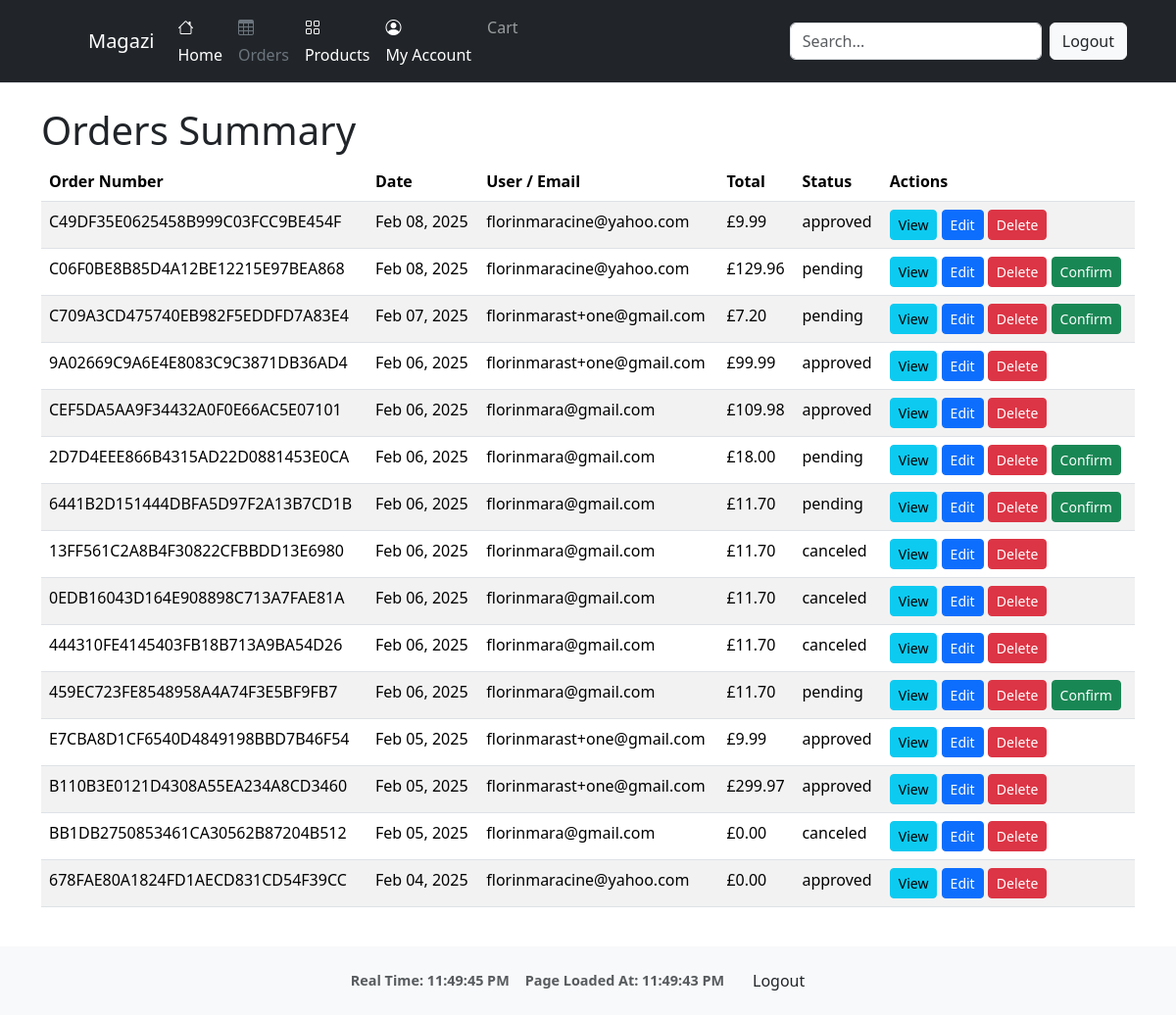
The app's page /orders/summary/ (signed in) with its own data.
### orders/models.py (models this page shows, shortened)
class Order(models.Model):
    order_number = models.CharField(max_length=32, null=False, editable=False)
    user = models.ForeignKey(settings.AUTH_USER_MODEL, on_delete=models.SET_NULL, null=True, blank=True)
    full_name = models.CharField(max_length=50, null=False, blank=False)
    email = models.EmailField(max_length=254, null=False, blank=False)
    phone_number = models.CharField(max_length=20, null=False, blank=False)
    country = CountryField(blank_label='Country *', null=False, blank=False)
    postcode = models.CharField(max_length=20, null=True, blank=True)
    town_or_city = models.CharField(max_length=40, null=False, blank=False)
    street_address1 = models.CharField(max_length=80, null=False, blank=False)
    street_address2 = models.CharField(max_length=80, null=True, blank=True)
    county = models.CharField(max_length=80, null=True, blank=True)
    date = models.DateTimeField(auto_now_add=True)
    delivery_cost = models.DecimalField(max_digits=6, decimal_places=2, null=False, default=0)
    order_total = models.DecimalField(max_digits=10, decimal_places=2, null=False, default=0)
    grand_total = models.DecimalField(max_digits=10, decimal_places=2, null=False, default=0)
    stripe_pid = models.CharField(max_length=254, null=False, blank=False, default='')
    status = models.CharField(max_length=20, default='pending')  # e.g. pending, delivered, canceled
    comments = models.TextField(blank=True)

### orders/views.py (the view)
# urls.py: path('summary/', views.orders_summary, name='orders_summary'),
@login_required
def orders_summary(request):
    user = request.user
    if user.is_staff or user.groups.filter(name="seller").exists():
        orders = Order.objects.all().order_by('-date')
        role = 'admin_or_seller'
    else:
        orders = Order.objects.filter(user=user).order_by('-date')
        role = 'client'
    context = {
        'orders': orders,
        'role': role,
    }
    return render(request, 'orders/orders_summary.html', context)

### cart/context.py (called while the page is built, shortened)
def cart_summary(request):
    cart = request.session.get('cart', {})
    cart_items = []
    total = 0
    return {'cart_total': total, 'cart_items': cart_items}

### orders/templates/orders/orders_summary.html
{% extends "base.html" %}
{% load static %}
{% block content %}
<div class="container my-4">
  <h1>Orders Summary</h1>
  {% if orders %}
    <table class="table table-striped">
      <thead>
        <tr>
          <th>Order Number</th>
          <th>Date</th>
          <th>User / Email</th>
          <th>Total</th>
          <th>Status</th>
          <th>Actions</th>
        </tr>
      </thead>
      <tbody>
        {% for order in orders %}
        <tr>
          <td>{{ order.order_number }}</td>
          <td>{{ order.date|date:"M d, Y" }}</td>
          <td>
            {% if order.user %}
              {{ order.user.email }}
            {% else %}
              {{ order.email }}
            {% endif %}
          </td>
          <td>£{{ order.grand_total }}</td>
          <td>{{ order.status }}</td>
          <td>
            <a href="{% url 'orders:order_detail' order.order_number %}" class="btn btn-sm btn-info">View</a>
            {% if role == 'admin_or_seller' %}
              <a href="{% url 'orders:order_edit' order.order_number %}" class="btn btn-sm btn-primary">Edit</a>
              <a href="{% url 'orders:order_delete' order.order_number %}" class="btn btn-sm btn-danger">Delete</a>
              {% if order.status == "pending" %}
                <a href="{% url 'orders:confirm_order' order.order_number %}" class="btn btn-sm btn-success">Confirm</a>
              {% endif %}
            {% elif role == 'client' %}
              {% if order.status == "pending" %}
                <a href="{% url 'orders:cancel_order' order.order_number %}" class="btn btn-sm btn-warning">Cancel</a>
                <a href="{% url 'orders:order_alter' order.order_number %}" class="btn btn-sm btn-secondary">Alter</a>
              {% endif %}
            {% endif %}
          </td>
        </tr>
        {% endfor %}
      </tbody>
    </table>
  {% else %}
    <p>No orders found.</p>
  {% endif %}
</div>
{% endblock %}

### static/css/base_style.css (style rules this page uses)
html, body { min-height: 100vh; margin: 0; display: flex; flex-direction: column; }

### records on screen
Order: order_number "C49DF35E0625458B999C03FCC9BE454F", date "Feb 08, 2025", user.email "florinmaracine@yahoo.com", grand_total "9.99", status "approved"
Order: order_number "C06F0BE8B85D4A12BE12215E97BEA868", date "Feb 08, 2025", user.email "florinmaracine@yahoo.com", grand_total "129.96", status "pending", shows "Confirm"
Order: order_number "C709A3CD475740EB982F5EDDFD7A83E4", date "Feb 07, 2025", user.email "florinmarast+one@gmail.com", grand_total "7.20", status "pending", shows "Confirm"
Order: order_number "9A02669C9A6E4E8083C9C3871DB36AD4", date "Feb 06, 2025", user.email "florinmarast+one@gmail.com", grand_total "99.99", status "approved"
Order: order_number "CEF5DA5AA9F34432A0F0E66AC5E07101", date "Feb 06, 2025", user.email "florinmara@gmail.com", grand_total "109.98", status "approved"
Order: order_number "2D7D4EEE866B4315AD22D0881453E0CA", date "Feb 06, 2025", user.email "florinmara@gmail.com", grand_total "18.00", status "pending", shows "Confirm"
Order: order_number "6441B2D151444DBFA5D97F2A13B7CD1B", date "Feb 06, 2025", user.email "florinmara@gmail.com", grand_total "11.70", status "pending", shows "Confirm"
Order: order_number "13FF561C2A8B4F30822CFBBDD13E6980", date "Feb 06, 2025", user.email "florinmara@gmail.com", grand_total "11.70", status "canceled"
Order: order_number "0EDB16043D164E908898C713A7FAE81A", date "Feb 06, 2025", user.email "florinmara@gmail.com", grand_total "11.70", status "canceled"
Order: order_number "444310FE4145403FB18B713A9BA54D26", date "Feb 06, 2025", user.email "florinmara@gmail.com", grand_total "11.70", status "canceled"
Order: order_number "459EC723FE8548958A4A74F3E5BF9FB7", date "Feb 06, 2025", user.email "florinmara@gmail.com", grand_total "11.70", status "pending", shows "Confirm"
Order: order_number "E7CBA8D1CF6540D4849198BBD7B46F54", date "Feb 05, 2025", user.email "florinmarast+one@gmail.com", grand_total "9.99", status "approved"
Order: order_number "B110B3E0121D4308A55EA234A8CD3460", date "Feb 05, 2025", user.email "florinmarast+one@gmail.com", grand_total "299.97", status "approved"
Order: order_number "BB1DB2750853461CA30562B87204B512", date "Feb 05, 2025", user.email "florinmara@gmail.com", grand_total "0.00", status "canceled"
Order: order_number "678FAE80A1824FD1AECD831CD54F39CC", date "Feb 04, 2025", user.email "florinmaracine@yahoo.com", grand_total "0.00", status "approved"
